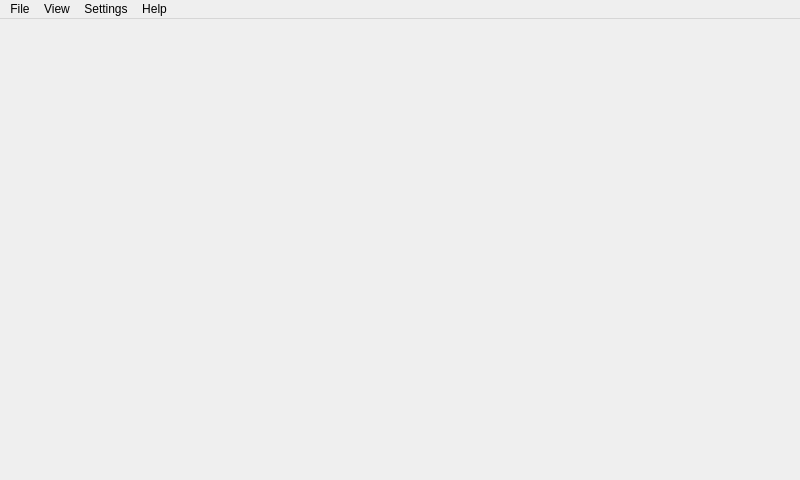
<?xml version="1.0" encoding="UTF-8"?>
<ui version="4.0">
 <class>MainWindow</class>
 <widget class="QMainWindow" name="MainWindow">
  <property name="geometry">
   <rect>
    <x>0</x>
    <y>0</y>
    <width>800</width>
    <height>480</height>
   </rect>
  </property>
  <property name="minimumSize">
   <size>
    <width>800</width>
    <height>480</height>
   </size>
  </property>
  <property name="maximumSize">
   <size>
    <width>800</width>
    <height>480</height>
   </size>
  </property>
  <property name="windowTitle">
   <string>luna2d Emulator</string>
  </property>
  <widget class="luna2d::LUNAQtWidget" name="centralWidget"/>
  <widget class="QMenuBar" name="menuBar">
   <property name="geometry">
    <rect>
     <x>0</x>
     <y>0</y>
     <width>800</width>
     <height>21</height>
    </rect>
   </property>
   <widget class="QMenu" name="menuEngine">
    <property name="title">
     <string>File</string>
    </property>
    <widget class="QMenu" name="menuRecent">
     <property name="title">
      <string>Recent games</string>
     </property>
    </widget>
    <addaction name="actionOpen_game"/>
    <addaction name="actionRestart_game"/>
    <addaction name="actionClose_game"/>
    <addaction name="separator"/>
    <addaction name="menuRecent"/>
    <addaction name="separator"/>
    <addaction name="actionExit"/>
   </widget>
   <widget class="QMenu" name="menuSettings">
    <property name="title">
     <string>Settings</string>
    </property>
    <widget class="QMenu" name="menuResolution">
     <property name="title">
      <string>Resolution</string>
     </property>
     <addaction name="separator"/>
     <addaction name="actionAdd_custom"/>
    </widget>
    <addaction name="menuResolution"/>
    <addaction name="separator"/>
    <addaction name="actionSettings"/>
   </widget>
   <widget class="QMenu" name="menuHelp">
    <property name="title">
     <string>Help</string>
    </property>
    <addaction name="actionAbout"/>
   </widget>
   <widget class="QMenu" name="menuView">
    <property name="title">
     <string>View</string>
    </property>
    <addaction name="actionWatcher"/>
   </widget>
   <addaction name="menuEngine"/>
   <addaction name="menuView"/>
   <addaction name="menuSettings"/>
   <addaction name="menuHelp"/>
  </widget>
  <action name="actionOpen_game">
   <property name="text">
    <string>Open game</string>
   </property>
  </action>
  <action name="actionRestart_game">
   <property name="text">
    <string>Restart game</string>
   </property>
   <property name="shortcut">
    <string>F5</string>
   </property>
  </action>
  <action name="actionClose_game">
   <property name="text">
    <string>Close game</string>
   </property>
  </action>
  <action name="actionExit">
   <property name="text">
    <string>Exit</string>
   </property>
  </action>
  <action name="actionSettings">
   <property name="text">
    <string>Settings</string>
   </property>
  </action>
  <action name="actionWVGA_480x800">
   <property name="text">
    <string>WVGA (480x800)</string>
   </property>
  </action>
  <action name="actionHD_1280x720">
   <property name="text">
    <string>HD(1280x720)</string>
   </property>
  </action>
  <action name="actionAbout">
   <property name="text">
    <string>About</string>
   </property>
  </action>
  <action name="actionAdd_custom">
   <property name="text">
    <string>Add custom</string>
   </property>
  </action>
  <action name="actionTest">
   <property name="text">
    <string>test</string>
   </property>
  </action>
  <action name="actionWatcher">
   <property name="checkable">
    <bool>true</bool>
   </property>
   <property name="text">
    <string>Watcher</string>
   </property>
  </action>
 </widget>
 <layoutdefault spacing="6" margin="11"/>
 <customwidgets>
  <customwidget>
   <class>luna2d::LUNAQtWidget</class>
   <extends>QWidget</extends>
   <header>lunaqtwidget.h</header>
   <container>1</container>
  </customwidget>
 </customwidgets>
 <resources/>
 <connections>
  <connection>
   <sender>actionExit</sender>
   <signal>triggered()</signal>
   <receiver>MainWindow</receiver>
   <slot>close()</slot>
   <hints>
    <hint type="sourcelabel">
     <x>-1</x>
     <y>-1</y>
    </hint>
    <hint type="destinationlabel">
     <x>399</x>
     <y>239</y>
    </hint>
   </hints>
  </connection>
 </connections>
</ui>
